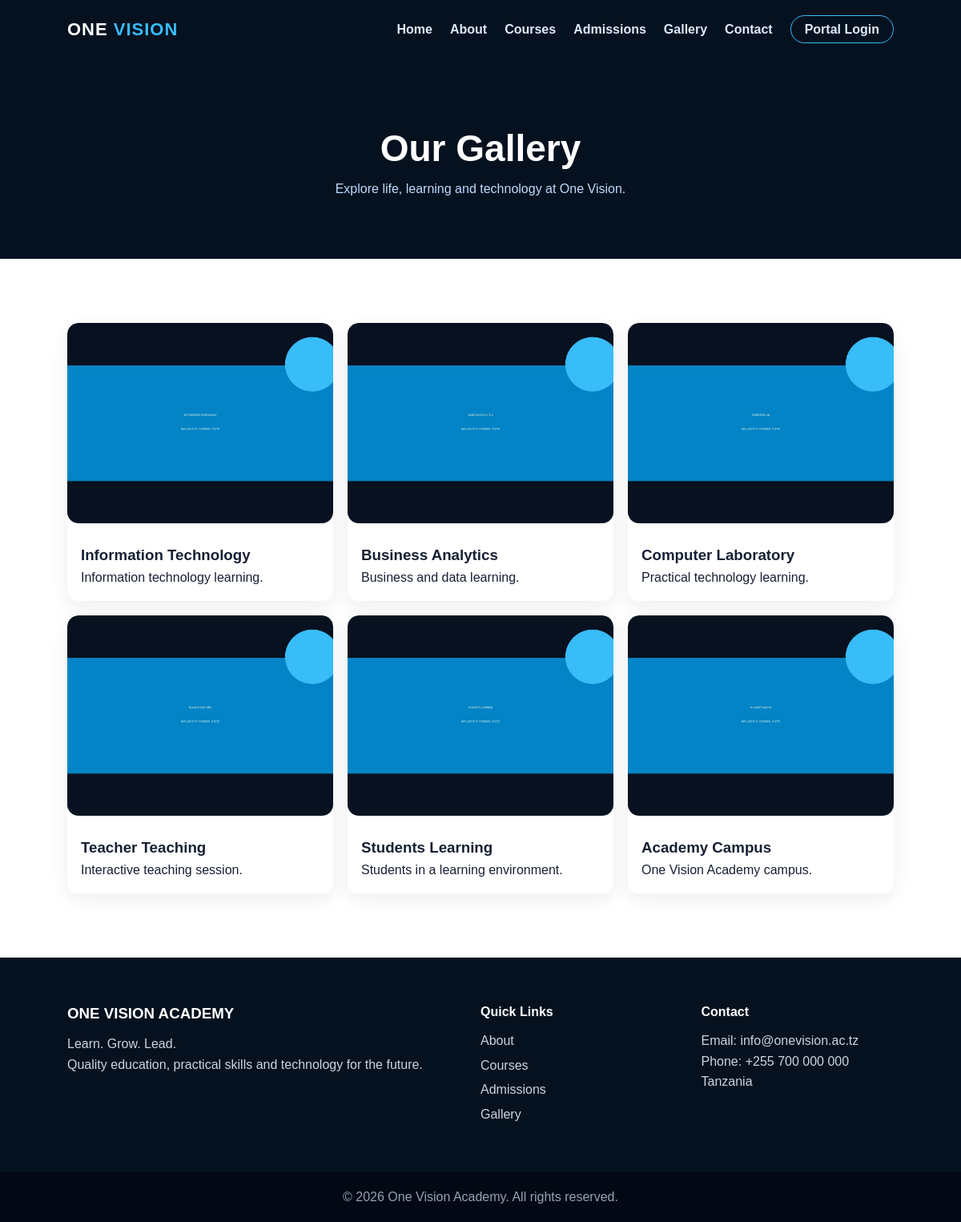
/gallery.php, run on the app's committed database.
### tables this page shows
CREATE TABLE IF NOT EXISTS gallery (
 id INT AUTO_INCREMENT PRIMARY KEY,
 title VARCHAR(255) NOT NULL,
 description TEXT,
 image VARCHAR(255) NOT NULL,
 created_at TIMESTAMP DEFAULT CURRENT_TIMESTAMP
);

### gallery.php (the view)
<?php
require "includes/config.php";
$photos = $pdo->query("SELECT * FROM gallery ORDER BY id DESC")->fetchAll();
?>
<!DOCTYPE html><html lang="en"><head><meta charset="UTF-8"><meta name="viewport" content="width=device-width,initial-scale=1.0"><title>Gallery | One Vision Academy</title><link rel="stylesheet" href="css/style.css"></head>
<body><?php include "includes/navbar.php"; ?>
<section class="page-hero"><h1>Our Gallery</h1><p>Explore life, learning and technology at One Vision.</p></section>
<section class="section"><div class="photo-grid gallery-full">
<?php foreach($photos as $p): ?><div class="gallery-item"><img src="<?= htmlspecialchars($p['image']) ?>" alt="<?= htmlspecialchars($p['title']) ?>"><div><h3><?= htmlspecialchars($p['title']) ?></h3><p><?= htmlspecialchars($p['description']) ?></p></div></div><?php endforeach; ?>
</div></section>
<?php include "includes/footer.php"; ?></body></html>

### includes/navbar.php (shortened to what this page needs)
<nav class="navbar">
    <a class="logo" href="index.php">ONE <span>VISION</span></a>
    <ul id="navLinks">
        <li><a href="index.php">Home</a></li>
        <li><a href="about.php">About</a></li>
        <li><a href="courses.php">Courses</a></li>
        <li><a href="admissions.php">Admissions</a></li>
        <li><a href="gallery.php">Gallery</a></li>
        <li><a href="contact.php">Contact</a></li>
        <li><a class="nav-login" href="login.php">Portal Login</a></li>
    </ul>
</nav>

### includes/footer.php (shortened to what this page needs)
<footer>
    <div class="footer-grid">
        <div>
            <h3>ONE VISION ACADEMY</h3>
            <p>Learn. Grow. Lead.</p>
            <p>Quality education, practical skills and technology for the future.</p>
        </div>
        <div>
            <h4>Quick Links</h4>
            <a href="about.php">About</a>
            <a href="courses.php">Courses</a>
            <a href="admissions.php">Admissions</a>
            <a href="gallery.php">Gallery</a>
        </div>
        <div>
            <h4>Contact</h4>
            <p>Email: info@onevision.ac.tz</p>
            <p>Phone: +255 700 000 000</p>
            <p>Tanzania</p>
        </div>
    </div>
    <div class="copyright">© <?= date("Y") ?> One Vision Academy. All rights reserved.</div>
</footer>

### css/style.css (style rules this page uses)
* { margin:0;padding:0;box-sizing:border-box }
html { scroll-behavior:smooth }
body { font-family:Arial,Helvetica,sans-serif;color:#172033;line-height:1.6;background:#fff }
a { text-decoration:none;color:inherit }
.navbar { height:74px;background:#06111f;color:#fff;display:flex;align-items:center;justify-content:space-between;padding:0 7%;position:sticky;top:0;z-index:1000 }
.logo { font-size:22px;font-weight:800;letter-spacing:1px }
.logo span { color:#38bdf8 }
.navbar ul { display:flex;gap:22px;list-style:none;align-items:center }
.navbar li a { color:#dbeafe;font-weight:600 }
.nav-login { border:1px solid #38bdf8;padding:8px 17px;border-radius:24px }
.section { padding:80px 7% }
.photo-grid { display:grid;grid-template-columns:repeat(3,1fr);gap:18px }
.photo-grid img { width:100%;height:250px;object-fit:cover;border-radius:14px;transition:.35s }
.page-hero { padding:75px 7%;background:#06111f;color:#fff;text-align:center }
.page-hero h1 { font-size:46px }
.page-hero p { color:#bfdbfe }
.gallery-full .gallery-item { background:#fff;border-radius:14px;overflow:hidden;box-shadow:0 8px 25px #0f172a12 }
.gallery-item img { width:100%;height:250px;object-fit:cover }
.gallery-item div { padding:17px }
.footer-grid { padding:55px 7%;background:#06111f;color:#cbd5e1;display:grid;grid-template-columns:2fr 1fr 1fr;gap:35px }
.footer-grid h3,.footer-grid h4 { color:#fff;margin-bottom:10px }
.footer-grid a { display:block;margin:5px 0 }
.copyright { text-align:center;background:#030914;color:#94a3b8;padding:18px }

### data on the page
gallery: image (picture), title "Information Technology", description "Information technology learning."
gallery: image (picture), title "Business Analytics", description "Business and data learning."
gallery: image (picture), title "Computer Laboratory", description "Practical technology learning."
gallery: image (picture), title "Teacher Teaching", description "Interactive teaching session."
gallery: image (picture), title "Students Learning", description "Students in a learning environment."
gallery: image (picture), title "Academy Campus", description "One Vision Academy campus."
